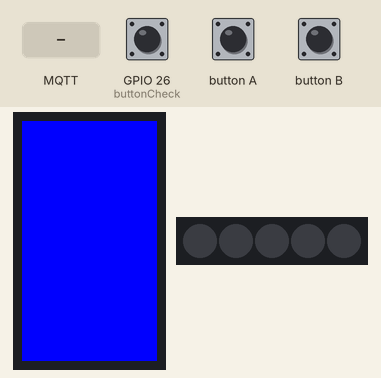
This sketch was run on a simulated ESP32. Parts: 135×240 colour display, 5 RGB LEDs in strip order, left to right. The inputs (shaded band) are chosen by the test bench; at power-on: GPIO 26 (buttonCheck) LOW. Dim RGB values are drawn brighter than linear; WiFi joins after 1.5 s; servers stay silent unless stated; no MQTT or app messages arrive unless stated; what the sketch prints to the serial monitor is not drawn.

Above: at 3.3 s.
3.4 s: MQTT message "start" arrives on the first subscribed topic
At 4.1 s:
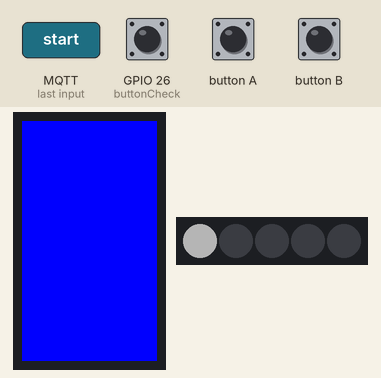
6.4 s: GPIO 26 (buttonCheck) pulled HIGH for 0.15 s
At 7.1 s:
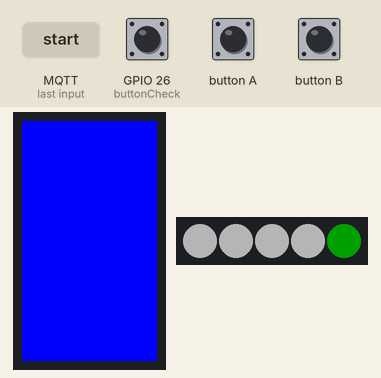
9.5 s: GPIO 26 (buttonCheck) pulled HIGH for 3.2 s
At 10.2 s:
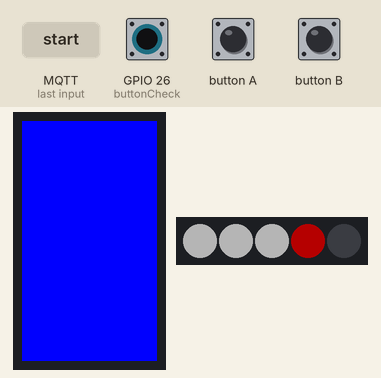
Timing chart, 0 to 21.2 s (numbered marks = the images above; inputs shaded):
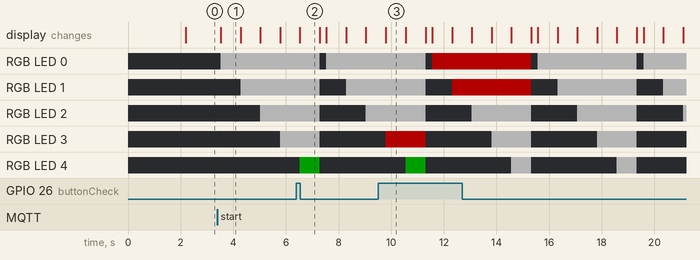

Measured:
- after the input at 3.4 s, RGB LED 0: off → RGB(64, 64, 64) after 0.13 s; RGB LED 1: off → RGB(64, 64, 64) after 0.88 s; RGB LED 2: off → RGB(64, 64, 64) after 1.6 s; RGB LED 3: off → RGB(64, 64, 64) after 2.4 s
- what the display in image 1 shows lasts 0.8 s, from 3.5 s to 4.3 s

The sketch:

TimingIsKey.ino
```cpp
#include <M5StickCPlus.h>
#include <HTTPClient.h>
#include <WiFiClientSecure.h>
#include <PubSubClient.h>
#include <FastLED.h>

#define Neopixel_PIN 32
#define NUM_LEDS     5

CRGB leds[NUM_LEDS];

const char* SSID = "Next-Guest";
const char* WIFI_PASS = "";

static const char* fingerprint PROGMEM = "DF 12 7C 16 41 3D 8C 87 0D 8A 40 DE FD 08 2E 7F 8D 3D 08 3B";

const char* MQTT_SERVER = "mqtt.nextservices.dk";
const uint16_t MQTT_PORT = 8883;
const char* MQTT_CLIENT_ID = "FAMSTiming";

WiFiClientSecure wifiClient;
PubSubClient pubSubClient(wifiClient);

void setup_wifi() {
  Serial.printf("Connecting to %s", SSID);
  WiFi.begin(SSID, WIFI_PASS);

  // Wait until WiFi is connected.
  while (WiFi.status() != WL_CONNECTED) {
    Serial.print(".");
    delay(1000);
  }
  Serial.printf("\nSuccessfully connected to %s!\n", SSID);
  wifiClient.setInsecure();
}

void setup_mqtt() {
  pubSubClient.setServer(MQTT_SERVER, MQTT_PORT);
  pubSubClient.setCallback(mqtt_callback);
}

void reconnect_mqtt() {
  while (!pubSubClient.connected()) {
    Serial.printf("Attempting to reconnect to MQTT Broker: %s\n", MQTT_SERVER);
    if (pubSubClient.connect(MQTT_CLIENT_ID)) {
      Serial.printf("Connected!\n");
      pubSubClient.publish("DDU4/FAMS", "Connected!");
      pubSubClient.subscribe("DDU4/FAMS/SpilOgLej");
    } else {
      Serial.printf("failed to connect, rc=%d\n", pubSubClient.state());
      delay(5000);
    }
  }
}

const int code[5] = {4, 2, 0, 3, 1}; //the code remberber that it has to be one lower
int codeIndex = 0;
bool isGame = false;


void setup() {
  M5.begin();
  //M5.Lcd.setRotation(3);
  M5.Lcd.fillScreen(BLUE);

  pinMode(26, INPUT_PULLDOWN);

  setup_wifi();
  setup_mqtt();
  M5.Lcd.setRotation(1); //Rotate the screen 90 degrees clockwise (1*90)
  M5.Lcd.setTextSize(13);
  M5.Lcd.setTextColor(BLACK, GREEN);
  M5.Lcd.setCursor(0, 0);

  //M5.Lcd.fillScreen(BLUE);
  M5.update();
  //display();

  // Neopixel initialization
    FastLED.addLeds<WS2811, Neopixel_PIN, GRB>(leds, NUM_LEDS)
        .setCorrection(TypicalLEDStrip);
    FastLED.setBrightness(64);

    for (int i = 0; i < NUM_LEDS; i++) {
      leds[i] = CRGB::Black;
    }
  FastLED.show();  // must be executed for neopixel becoming effectiv

}

void loop() {
  M5.update();
  if (!pubSubClient.connected()) {
    Serial.println("Connection lost to MQTT Broker!");
    Serial.printf("state: %d\n", pubSubClient.state());
    reconnect_mqtt();
  }

  pubSubClient.loop();


  if (isGame == true) {
    for (int i = 0; i < NUM_LEDS; i++) {
      leds[i] = CRGB::White;
      FastLED.show();
      M5.update();
      buttonCheck(i);
      pubSubClient.loop();
      delay(750);
    }
    for (int i = 0; i < NUM_LEDS; i++) {
      leds[i] = CRGB::Black;
      FastLED.show();
    }
  }

  delay(250);
}

//function to check button input
//currently it does not work
void buttonCheck(int currLight) {
  if (digitalRead(26)){
    if (code[codeIndex] == currLight){
      codeIndex++;
      leds[currLight] = CRGB::Green;
      FastLED.show();
    } else if (code[codeIndex] != currLight){
      codeIndex = 0;
      leds[currLight] = CRGB::Red;
      FastLED.show();
    }
  }

  //M5.Lcd.print(codeIndex);

  if (codeIndex >= 5) {
    for (int i = 0; i < NUM_LEDS; i++) {
      leds[i] = CRGB::Black;
      FastLED.show();
    }
    M5.Lcd.fillScreen(GREEN);
    isGame = false;
    M5.Lcd.setCursor(30, 50);
    M5.Lcd.print("112C"); //her vil den printe koden som bliver brugt i SetTheTempurtur
    pubSubClient.publish("DDU4/FAMS/SetTheTempurturCode", "start");
  }
}

void mqtt_callback(char* topic, byte* payload, unsigned int length) {
    Serial.printf("Message arrived [%s]:", topic);
    // String str = byteArrayToString(payload, sizeof(payload));
    //Serial.println(str);
    char* data = new char[length + 1];
    memcpy(data, payload, length);
    data[length] = '\0';
    Serial.printf("byte: %s\n", data);
    for (int i = 0; i < length; i++) {
        //M5.Lcd.print((char)payload[i]);
    }
    if (strcmp(data, "start") == 0) {
      isGame = true;
      codeIndex = 0;
      M5.Lcd.fillScreen(BLUE);
    }
}


// Spillet er næsten færdig. Mangler bare at få det til at virke med de andre gåder.
```
